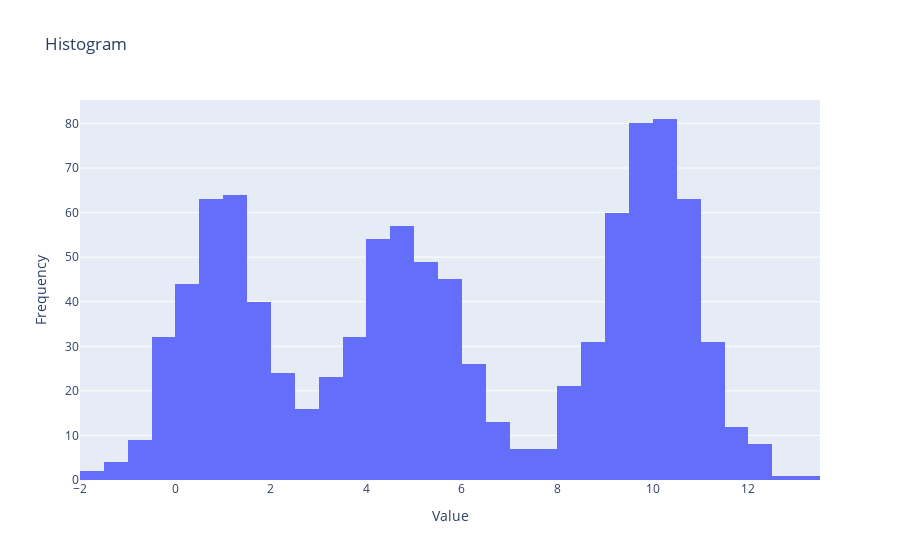

This figure's notebook cell:
### Code cell
import numpy as np
import plotly.graph_objects as go
import scipy.signal

# Generate sample data
data = np.concatenate((
    np.random.normal(loc=1, scale=1, size=(300,)),
    np.random.normal(loc=5, scale=1, size=(300,)),
    np.random.normal(loc=10, scale=1, size=(400,))
))

# # Calculate the number of bins using the Freedman-Diaconis rule
# q75, q25 = np.percentile(data, [75 ,25])
# iqr = q75 - q25
# bin_width = 2 * iqr * (len(data) ** (-1/3))
# num_bins = int((np.max(data) - np.min(data)) / bin_width) * 10

# Create histogram trace
histogram = go.Histogram(x=data)
# , nbinsx=num_bins)

# Create figure layout
layout = go.Layout(
    title='Histogram',
    xaxis=dict(title='Value'),
    yaxis=dict(title='Frequency'),
)

# Create figure object
fig = go.Figure(data=[histogram], layout=layout)

# Plot the histogram
fig.show()

# Calculate the histogram
hist, bin_edges = np.histogram(data, bins=num_bins)

# Find peaks in the histogram
peaks, _ = scipy.signal.find_peaks(hist)

# Determine if histogram is multimodal
is_multimodal = len(peaks) > 1

# Print the result
if is_multimodal:
    print("The histogram is multimodal.")
else:
    print("The histogram is unimodal.")

### Figure 1 — Plotly figure (JSON) as saved in the notebook; plotly's stock layout.template omitted (floating-point values rounded to 4 significant figures; data arrays with more than 128 entries replaced by an {"elided": "..."} marker saying what was removed)
{"data": [{"type": "histogram", "x": {"elided": "1000 float values"}}], "layout": {"title": {"text": "Histogram"}, "xaxis": {"title": {"text": "Value"}}, "yaxis": {"title": {"text": "Frequency"}}}}
